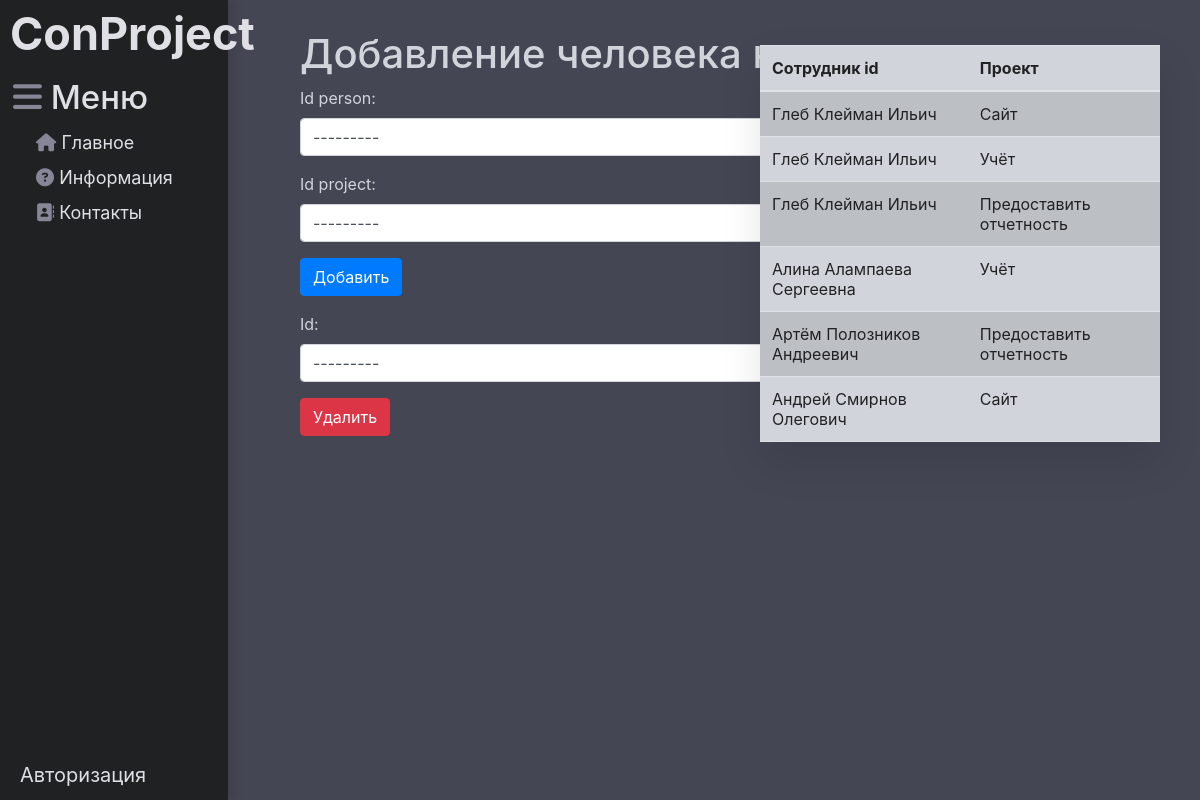
The page /addprojperson/ on the database its author committed.
### user_face/models.py (models this page shows, shortened)
class Person(models.Model):
    Name = models.CharField(max_length=100)
    Surname = models.CharField(max_length=100)
    Middle_name = models.CharField(max_length=100)
    id_person = models.CharField(primary_key=True, max_length=6)
    class Meta:
        db_table = 'Person'

class Project(models.Model):
    id_project = models.IntegerField(max_length=100, primary_key=True)
    Title = models.CharField(max_length=100)
    curator_project = models.CharField(max_length=100)
    deadline = models.DateField()
    class Meta:
        db_table = 'project'

class Project_person(models.Model):
    id_person = models.ForeignKey(Person, on_delete=models.DO_NOTHING)
    id_project = models.ForeignKey(Project, on_delete=models.DO_NOTHING)
    STATUS_CHOICES = (
        ('not_started', 'Работа не начата'),
        ('in_progress', 'Работа выполняется'),
        ('completed', 'Работа выполнена'),
    )
    ID = models.IntegerField(primary_key=True, max_length=100)
    status = models.CharField(max_length=20, choices=STATUS_CHOICES, default='not_started')
    class Meta:
        db_table = 'project_person'

### user_face/views.py (the view)
# urls.py: path('addprojperson/', views.add_project_person, name='add_project_person'),
def add_project_person(request):
    form1 = ProjectPersonForm()
    form2 = ProjectPersonDeleteForm()
    if request.method == 'POST':
        if 'form1_submit' in request.POST:
            form1 = ProjectPersonForm(request.POST)
            if form1.is_valid():
                form1.save()
                return redirect(request.path)
        if 'form2_submit' in request.POST:
            form2 = ProjectPersonDeleteForm(request.POST)
            if form2.is_valid():
                Id = form2.cleaned_data['ID']
                string_representation = str(Id)
                value = int(string_representation.split('(')[1].split(')')[0])
                proj = Project_person.objects.get(ID=value)
                proj.delete()
                return redirect(request.path)
    else:
        form1 = ProjectPersonForm()
        form2 = ProjectPersonDeleteForm()
    project_persons = Project_person.objects.all()
    return render(request, 'user_face/add_project_person.html',
                  {'form1': form1, 'form2': form2, 'project_persons': project_persons})

### user_face/forms.py
class ProjectPersonForm(forms.ModelForm):
    id_person = forms.ModelChoiceField(queryset=Person.objects.all(),
                                       widget=forms.Select(attrs={'class': 'form-control'}))
    id_project = forms.ModelChoiceField(queryset=Project.objects.all(),
                                        widget=forms.Select(attrs={'class': 'form-control'}))
    class Meta:
        model = Project_person
        fields = ['id_person', 'id_project']
    def __init__(self, *args, **kwargs):
        super().__init__(*args, **kwargs)
        self.fields['id_person'].label_from_instance = lambda obj: f'{obj.Name} {obj.Surname} {obj.Middle_name}'
        self.fields['id_project'].label_from_instance = lambda obj: obj.Title

class ProjectPersonDeleteForm(forms.Form):
    ID = forms.ModelChoiceField(queryset=Project_person.objects.all(),
                                widget=forms.Select(attrs={'class': 'form-control'}))
    def __init__(self, *args, **kwargs):
        super().__init__(*args, **kwargs)
        self.fields['ID'].label_from_instance = lambda obj: f'{obj.id_person.Name} {obj.id_person.Surname} {obj.id_person.Middle_name}: {obj.id_project.Title}'

### user_face/templates/user_face/add_project_person.html (shortened to what this page needs)
{% extends 'register/main.html' %}
{% block add_project_person %}
<body6>
    <h1>Добавление человека на проект</h1>
    <form method="POST" action="{% url 'add_project_person' %}">
  {{ form1.as_p }}
  <button type="submit" name="form1_submit" class="btn btn-primary"> Добавить</button>
</form>
    <form method="POST" action="{% url 'add_project_person' %}">
  {{ form2.as_p }}
  <button type="submit" name="form2_submit" class="btn btn-danger"> Удалить</button>
</form>
  <table class="table table-striped">
        <thead>
        <tr>
            <th class="custom-text-color">Сотрудник id</th>
            <th class="custom-text-color">Проект</th>
        </tr>
    </thead>
    <tbody>
        {% for project_person in project_persons %}
        <tr>
            <td class="custom-text-color">{{ project_person.id_person.Name }}
                {{ project_person.id_person.Surname }} {{ project_person.id_person.Middle_name }}</td>
            <td class="custom-text-color">{{ project_person.id_project.Title }}</td>
        </tr>
        {% endfor %}
    </tbody>
    </table>
</body6>
{% endblock %}

### register/static/register/css/reg.css (style rules this page uses)
body { background: #444654; }

### user_face/templates/user_face/add_project_person.html (style rules this page uses)
body6 { color: #D1D5DB; position: fixed; top: 30px; left: 300px; }
.table { background-color: #D1D5DB; position: fixed; top: 45px; right: 40px; height: auto; width: 400px; box-shadow: 0 20px 40px rgba(0, 0, 0, 0.1); }
.custom-text-color { color: #202123 !important; }

### rows shown on the page
Person: id_person "---------"
Project: id_project "---------"
Project_person: ID "---------", id_person.Name "Глеб", id_person.Surname "Клейман", id_person.Middle_name "Ильич", id_project.Title "Сайт"
Project_person: id_person.Name "Глеб", id_person.Surname "Клейман", id_person.Middle_name "Ильич", id_project.Title "Учёт"
Project_person: id_person.Name "Глеб", id_person.Surname "Клейман", id_person.Middle_name "Ильич", id_project.Title "Предоставить отчетность"
Project_person: id_person.Name "Алина", id_person.Surname "Алампаева", id_person.Middle_name "Сергеевна", id_project.Title "Учёт"
Project_person: id_person.Name "Артём", id_person.Surname "Полозников", id_person.Middle_name "Андреевич", id_project.Title "Предоставить отчетность"
Project_person: id_person.Name "Андрей", id_person.Surname "Смирнов", id_person.Middle_name "Олегович", id_project.Title "Сайт"
